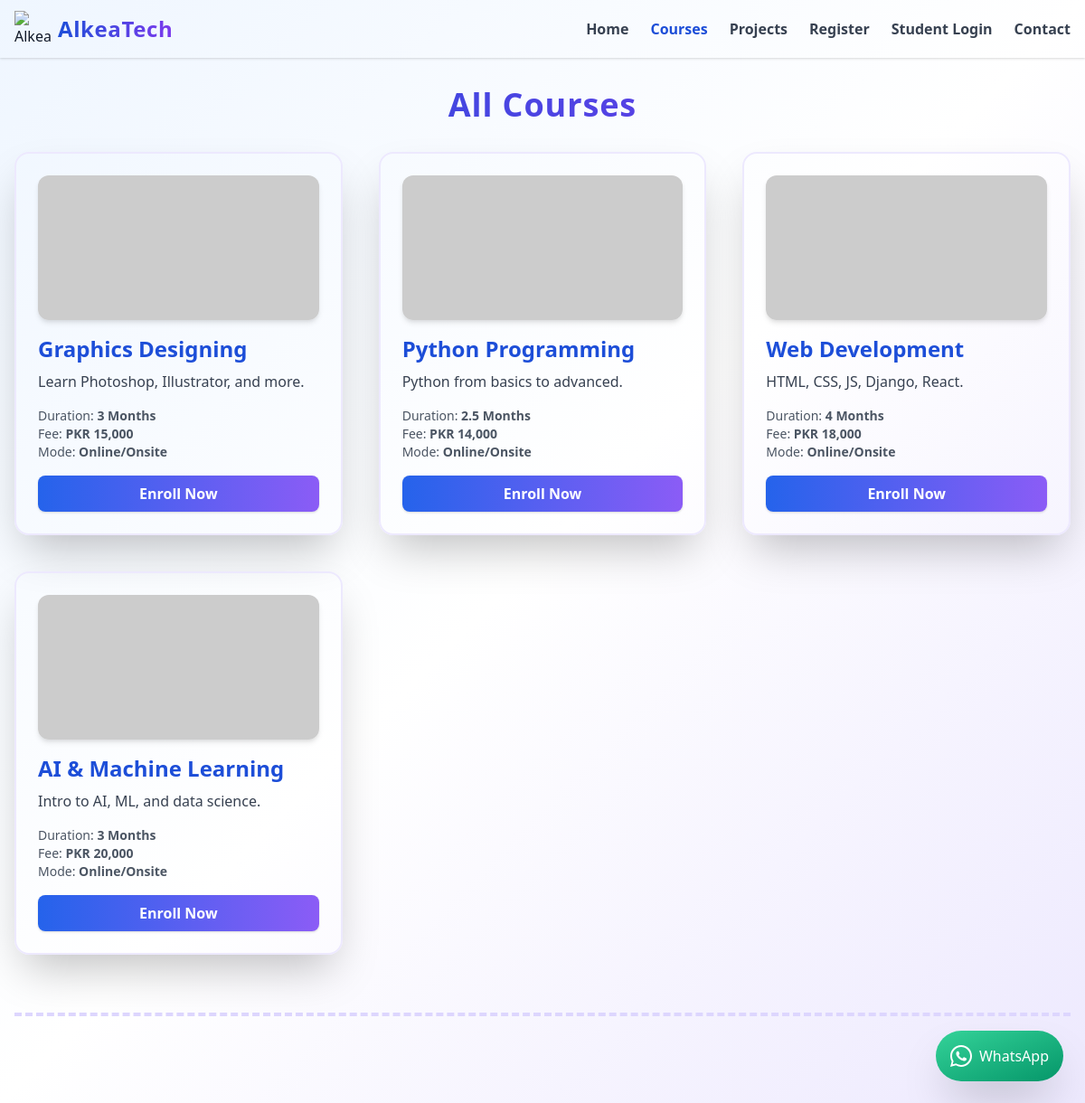
Page /courses/ on the committed database.
### core/models.py (models this page shows, shortened)
class Course(models.Model):
    title = models.CharField(max_length=100)
    description = models.TextField()
    image = models.ImageField(upload_to='courses/')
    duration = models.CharField(max_length=50)
    fee = models.CharField(max_length=50)
    mode = models.CharField(
        max_length=20,
        choices=[('Online', 'Online'), ('Onsite', 'Onsite'), ('Online/Onsite', 'Online/Onsite')]
    )

### core/views.py (the view, shortened to what this page needs)
# urls.py: path('courses/', course_list, name='course_list'),
def course_list(request):
    courses = list(Course.objects.all())
    return render(request, "core/courses.html", {"courses": courses})

### core/templates/core/courses.html (shortened to what this page needs)
{% extends 'core/base.html' %}
{% load static %}
{% block nav_links %}
<a href="/" class="text-gray-700 hover:text-purple-600 font-semibold transition">Home</a>
<a href="/courses/" class="text-blue-700 font-semibold hover:text-purple-600 transition">Courses</a>
<a href="/projects/" class="text-gray-700 hover:text-purple-600 font-semibold transition">Projects</a>
<a href="/register/" class="text-gray-700 hover:text-purple-600 font-semibold transition">Register</a>
<a href="/student/login/" class="text-gray-700 hover:text-purple-600 font-semibold transition">Student Login</a>
<a href="/contact/" class="text-gray-700 hover:text-purple-600 font-semibold transition">Contact</a>
{% endblock %}
{% block content %}
    <h2 class="text-3xl md:text-4xl font-extrabold text-transparent bg-clip-text bg-gradient-to-r from-blue-700 to-purple-600 mb-8 text-center tracking-wide drop-shadow-lg">All Courses</h2>
    <div class="grid grid-cols-1 md:grid-cols-2 lg:grid-cols-3 gap-6 md:gap-10">
        {% for course in courses %}
        <div class="bg-white/90 rounded-2xl shadow-2xl p-6 flex flex-col border-2 border-purple-100 hover:scale-105 hover:shadow-purple-300 transition-transform duration-300 ease-in-out">
            {% if course.image and course.image.url %}
                <img src="{{ course.image.url }}" alt="{{ course.title }} course image" class="rounded-xl mb-4 h-40 object-cover w-full shadow-md" />
            {% else %}
                <img src="https://via.placeholder.com/400x160?text=No+Image" alt="No image available" class="rounded-xl mb-4 h-40 object-cover w-full shadow-md" />
            {% endif %}
            <h3 class="text-xl md:text-2xl font-bold text-blue-700 mb-2">{{ course.title }}</h3>
            <p class="mb-2 text-gray-700">{{ course.description }}</p>
            <div class="mt-2 text-sm text-gray-600">
                <span class="block">Duration: <b>{{ course.duration }}</b></span>
                <span class="block">Fee: <b>{{ course.fee }}</b></span>
                <span class="block">Mode: <b>{{ course.mode }}</b></span>
            </div>
            <a href="/register/" class="mt-4 bg-gradient-to-r from-blue-600 to-purple-500 text-white px-4 py-2 rounded-lg shadow hover:from-purple-600 hover:to-blue-600 font-semibold text-center transition">Enroll Now</a>
        </div>
        {% endfor %}
    </div>
    <div class="my-16 border-t-4 border-dashed border-purple-200"></div>
{% endblock %}

### rows in the picture
Course: title "Graphics Designing", description "Learn Photoshop, Illustrator, and more.", duration "3 Months", fee "PKR 15,000", mode "Online/Onsite"
Course: title "Python Programming", description "Python from basics to advanced.", duration "2.5 Months", fee "PKR 14,000", mode "Online/Onsite"
Course: title "Web Development", description "HTML, CSS, JS, Django, React.", duration "4 Months", fee "PKR 18,000", mode "Online/Onsite"
Course: title "AI & Machine Learning", description "Intro to AI, ML, and data science.", duration "3 Months", fee "PKR 20,000", mode "Online/Onsite"
